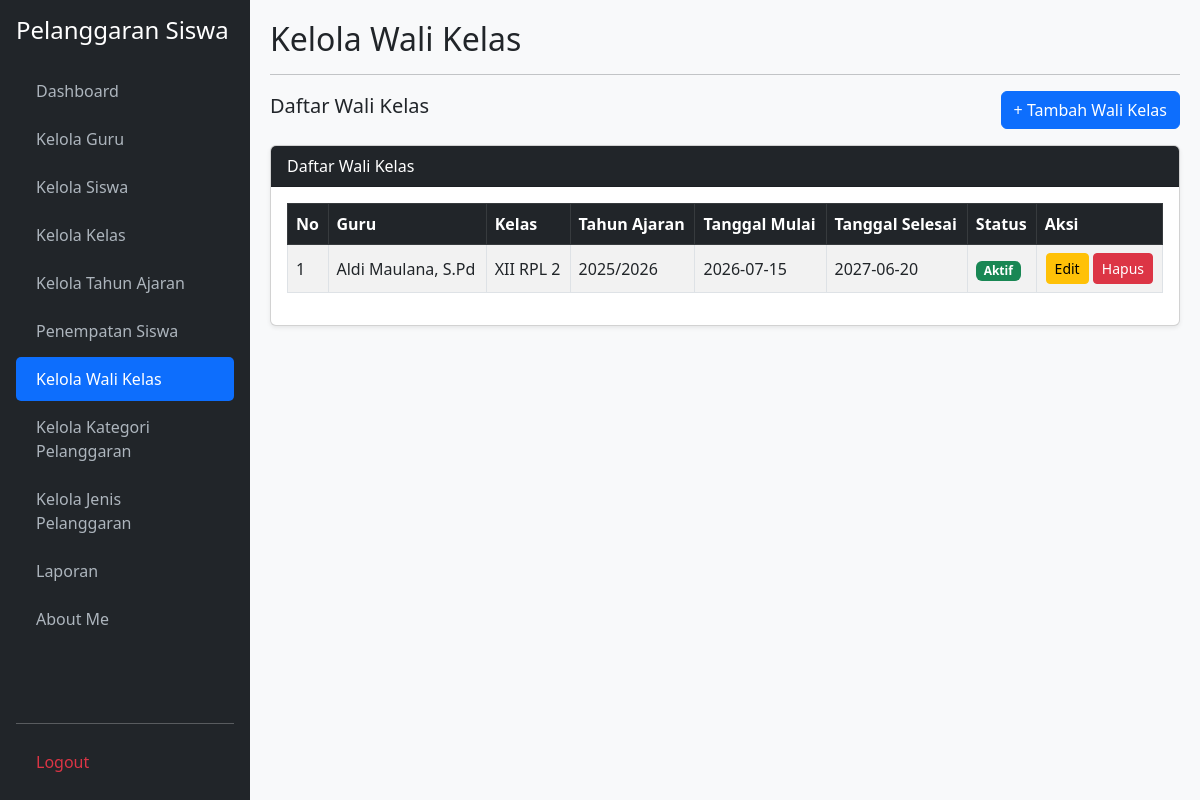
Before: /kelola_wali_kelas.php (signed in) with the older database file.
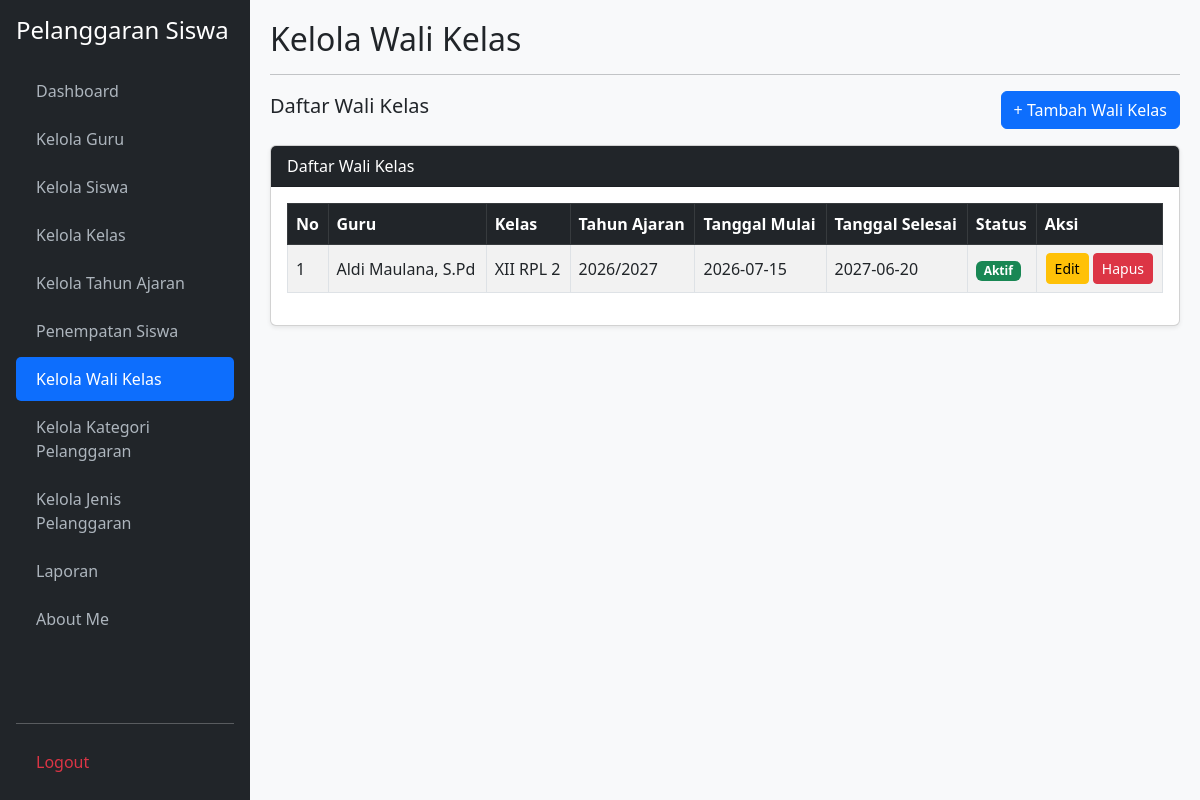
After: the same page with the newer database file.
### tables this page shows
CREATE TABLE `t_wali_kelas` (
  `id` int(11) NOT NULL,
  `tahun_ajaran_id` int(11) NOT NULL,
  `kelas_id` int(11) NOT NULL,
  `guru_id` int(11) NOT NULL,
  `tanggal_mulai` date DEFAULT NULL,
  `tanggal_selesai` date DEFAULT NULL,
  `status_aktif` tinyint(1) DEFAULT 1,
  `created_at` timestamp NULL DEFAULT NULL,
  `updated_at` timestamp NULL DEFAULT NULL
);

CREATE TABLE `t_tahun_ajaran` (
  `id` int(11) NOT NULL,
  `nama` varchar(20) NOT NULL,
  `tanggal_mulai` date DEFAULT NULL,
  `tanggal_selesai` date DEFAULT NULL,
  `status_aktif` tinyint(1) DEFAULT 1,
  `created_at` timestamp NULL DEFAULT NULL,
  `updated_at` timestamp NULL DEFAULT NULL
);

CREATE TABLE `t_guru` (
  `id` int(11) NOT NULL,
  `nip` varchar(30) DEFAULT NULL,
  `nama` varchar(150) NOT NULL,
  `email` varchar(150) DEFAULT NULL,
  `status_aktif` tinyint(1) DEFAULT 1,
  `user_id` int(11) DEFAULT NULL,
  `created_at` timestamp NULL DEFAULT NULL,
  `updated_at` timestamp NULL DEFAULT NULL
);

CREATE TABLE `t_kelas` (
  `id` int(11) NOT NULL,
  `nama` varchar(100) NOT NULL,
  `tingkat` varchar(20) DEFAULT NULL,
  `jurusan` varchar(100) DEFAULT NULL,
  `status_aktif` tinyint(1) DEFAULT 1,
  `created_at` timestamp NULL DEFAULT NULL,
  `updated_at` timestamp NULL DEFAULT NULL
);

### kelola_wali_kelas.php (the view, shortened to what the changed rows need)
<?php
require_once 'koneksi.php';
function e($v) {
    return htmlspecialchars((string)($v ?? ''), ENT_QUOTES, 'UTF-8');
}
$aksi = $_GET['aksi'] ?? '';
$edit_id = (int)($_GET['edit'] ?? 0);
$edit = [
    'id'=>'', 'tahun_ajaran_id'=>'', 'kelas_id'=>'', 'guru_id'=>'',
    'tanggal_mulai'=>'', 'tanggal_selesai'=>'', 'status_aktif'=>1
];
$guru = mysqli_query($koneksi, "SELECT id,nama FROM t_guru WHERE status_aktif=1 ORDER BY nama");
$kelas = mysqli_query($koneksi, "SELECT id,nama FROM t_kelas WHERE status_aktif=1 ORDER BY nama");
$tahun = mysqli_query($koneksi, "SELECT id,nama FROM t_tahun_ajaran ORDER BY nama DESC");
$data = mysqli_query($koneksi, "
    SELECT wk.*, g.nama AS nama_guru, k.nama AS nama_kelas,
           ta.nama AS nama_tahun
    FROM t_wali_kelas wk
    LEFT JOIN t_guru g ON wk.guru_id=g.id
    LEFT JOIN t_kelas k ON wk.kelas_id=k.id
    LEFT JOIN t_tahun_ajaran ta ON wk.tahun_ajaran_id=ta.id
    ORDER BY wk.id DESC
");
?>
<!DOCTYPE html>
<html lang="id">
<head>
<link href="https://cdn.jsdelivr.net/npm/bootstrap@5.3.0/dist/css/bootstrap.min.css" rel="stylesheet">
<link href="https://cdn.datatables.net/2.3.4/css/dataTables.bootstrap5.css" rel="stylesheet">
</head>
<body>
<div class="main-content">
    <h2 class="mb-3">
        <?= $edit_id ? 'Edit Wali Kelas' : ($aksi === 'tambah' ? 'Tambah Wali Kelas' : 'Kelola Wali Kelas'); ?>
    </h2>
    <?php if ($aksi === 'tambah' || $edit_id): ?>
        <div class="card shadow-sm mb-4">
            <div class="card-header bg-primary text-white">
                <?= $edit_id ? 'Edit Wali Kelas' : 'Tambah Wali Kelas'; ?>
            </div>
            <div class="card-body">
                <form method="POST">
                    <input type="hidden" name="id" value="<?= e($edit['id']) ?>">
                    <div class="row">
                        <div class="col-md-6 mb-3">
                            <label class="form-label">Tahun Ajaran</label>
                            <select name="tahun_ajaran_id" class="form-select" required>
                                <option value="">-- Pilih Tahun --</option>
                                <?php
                                mysqli_data_seek($tahun, 0);
                                while($t=mysqli_fetch_assoc($tahun)):
                                ?>
                                <option value="<?= $t['id'] ?>"
                                    <?= $edit['tahun_ajaran_id']==$t['id']?'selected':'' ?>>
                                    <?= e($t['nama']) ?>
                                </option>
                                <?php endwhile; ?>
                            </select>
                        </div>
                        <div class="col-md-6 mb-3">
                            <label class="form-label">Kelas</label>
                            <select name="kelas_id" class="form-select" required>
                                <option value="">-- Pilih Kelas --</option>
                                <?php
                                mysqli_data_seek($kelas, 0);
                                while($k=mysqli_fetch_assoc($kelas)):
                                ?>
                                <option value="<?= $k['id'] ?>"
                                    <?= $edit['kelas_id']==$k['id']?'selected':'' ?>>
                                    <?= e($k['nama']) ?>
                                </option>
                                <?php endwhile; ?>
                            </select>
                        </div>
                        <div class="col-md-6 mb-3">
                            <label class="form-label">Guru Wali Kelas</label>
                            <select name="guru_id" class="form-select" required>
                                <option value="">-- Pilih Guru --</option>
                                <?php
                                mysqli_data_seek($guru, 0);
                                while($g=mysqli_fetch_assoc($guru)):
                                ?>
                                <option value="<?= $g['id'] ?>"
                                    <?= $edit['guru_id']==$g['id']?'selected':'' ?>>
                                    <?= e($g['nama']) ?>
                                </option>
                                <?php endwhile; ?>
                            </select>
                        </div>
                        <div class="col-md-6 mb-3">
                            <label class="form-label">Status</label><br>
                            <input type="checkbox" name="status_aktif" value="1"
                                <?= $edit['status_aktif']?'checked':'' ?>> Aktif
                        </div>
                        <div class="col-md-6 mb-3">
                            <label class="form-label">Tanggal Mulai</label>
                            <input type="date" name="tanggal_mulai" class="form-control"
                                value="<?= e($edit['tanggal_mulai']) ?>">
                        </div>
                        <div class="col-md-6 mb-3">
                            <label class="form-label">Tanggal Selesai</label>
                            <input type="date" name="tanggal_selesai" class="form-control"
                                value="<?= e($edit['tanggal_selesai']) ?>">
                        </div>
                    </div>
                    <button type="submit" name="simpan" class="btn btn-primary">
                        <?= $edit_id ? 'Update Data' : 'Simpan'; ?>
                    </button>
                    <a href="kelola_wali_kelas.php" class="btn btn-secondary">Batal</a>
                </form>
            </div>
        </div>
    <?php else: ?>
        <div class="card shadow-sm">
            <div class="card-body table-responsive">
                <table id="tabelWaliKelas"
                       class="table table-bordered table-striped table-hover align-middle">
                    <thead class="table-dark">
                        <tr>
                            <th>No</th><th>Guru</th><th>Kelas</th>
                            <th>Tahun Ajaran</th><th>Tanggal Mulai</th>
                            <th>Tanggal Selesai</th><th>Status</th><th>Aksi</th>
                        </tr>
                    </thead>
                    <tbody>
                        <?php $no=1; while($r=mysqli_fetch_assoc($data)): ?>
                        <tr>
                            <td><?= $no++ ?></td>
                            <td><?= e($r['nama_guru']) ?></td>
                            <td><?= e($r['nama_kelas']) ?></td>
                            <td><?= e($r['nama_tahun']) ?></td>
                            <td><?= e($r['tanggal_mulai'] ?: '-') ?></td>
                            <td><?= e($r['tanggal_selesai'] ?: '-') ?></td>
                            <td>
                                <span class="badge bg-<?= $r['status_aktif']?'success':'secondary' ?>">
                                    <?= $r['status_aktif']?'Aktif':'Tidak Aktif' ?>
                                </span>
                            </td>
                            <td class="text-center text-nowrap">
                                <a href="?edit=<?= (int)$r['id'] ?>"
                                   class="btn btn-warning btn-sm">Edit</a>
                                <a href="?hapus=<?= (int)$r['id'] ?>"
                                   class="btn btn-danger btn-sm"
                                   onclick="return confirm('Yakin ingin menghapus data ini?')">Hapus</a>
                            </td>
                        </tr>
                        <?php endwhile; ?>
                    </tbody>
                </table>
            </div>
        </div>
    <?php endif; ?>
</div>
</body>
</html>

Changed rows visible on the page:
changed t_wali_kelas "Aldi Maulana, S.Pd": tahun_ajaran.nama "2025/2026" → "2026/2027"
